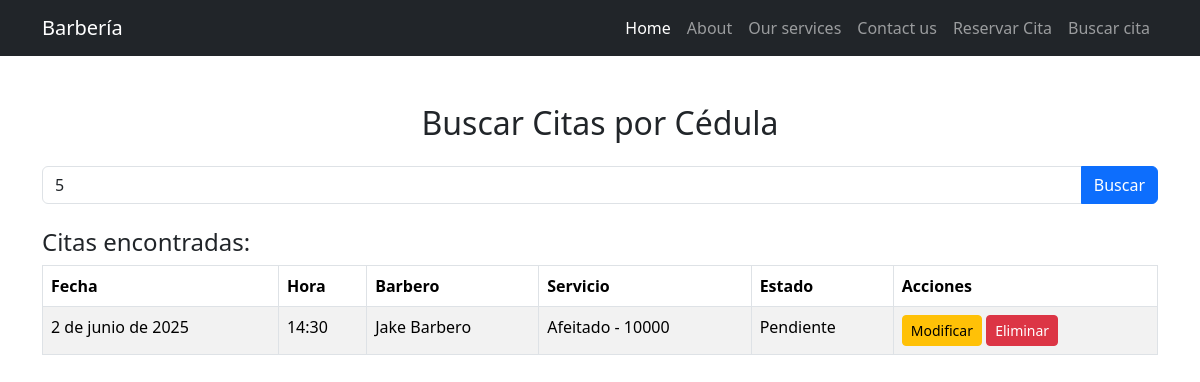
The app's page /buscar-citas/?cedula=5 with its own data.
### barbershop/models.py (models this page shows, shortened)
class Cita(models.Model):
    id = models.AutoField(primary_key=True)
    usuario = models.ForeignKey(Usuario, on_delete=models.CASCADE, related_name='citas_usuario')
    barbero = models.ForeignKey(Usuario, on_delete=models.CASCADE, related_name='citas_barbero', limit_choices_to={'rol': 'B'})
    servicio = models.ForeignKey(Servicios, on_delete=models.SET_NULL, null=True)
    fecha = models.DateField()
    hora = models.TimeField()
    ESTADOS = (
        ('P', 'Pendiente'),
        ('C', 'Cancelada'),
        ('R', 'Realizada')
    )
    estado = models.CharField(max_length=1, choices=ESTADOS, default='P')

class Usuario(models.Model):
    cedula = models.IntegerField(primary_key=True)
    password = models.CharField(max_length=254)
    nombre = models.CharField(max_length=100)
    apellido = models.CharField(max_length=100)
    ROLES = (
        ('A', 'Administrador'),
        ('B', 'Barbero'),
        ('U', 'Usuario')
    )
    rol = models.CharField(max_length=1, choices=ROLES, default='U')
    def __str__(self):
        return f"{self.nombre} {self.apellido}"

class Servicios(models.Model):
    id = models.AutoField(primary_key=True,)
    nombre_servicio = models.CharField(max_length=50)
    precio = models.IntegerField()
    def __str__(self):
        return f"{self.nombre_servicio} - {self.precio}"

### barbershop/views.py (the view)
# urls.py: path('buscar-citas/', views.buscar_citas, name='buscar_citas'),
def buscar_citas(request):
    citas = None
    cedula = request.GET.get('cedula')
    if cedula:
        try:
            usuario = Usuario.objects.get(cedula=cedula)
            citas = Cita.objects.filter(usuario=usuario)
        except Usuario.DoesNotExist:
            messages.error(request, 'Usuario no encontrado')
        except Exception as e:
            messages.error(request, f'Error: {str(e)}')
    return render(request, 'buscar_cita.html', {'citas': citas, 'cedula': cedula})

### barbershop/templates/buscar_cita.html (shortened to what this page needs)
{% load static %}
<!DOCTYPE html>
<html lang="es">
<head>
    <link href="{% static 'bootstrap/css/bootstrap.min.css' %}" rel="stylesheet">
</head>
<body>
    {% include 'navbar.html' %}
    <div class="container mt-5">
        <h2 class="text-center">Buscar Citas por Cédula</h2>
        <form method="get" class="my-4">
            <div class="input-group">
                <input type="text" name="cedula" class="form-control" placeholder="Ingrese cédula" value="{{ cedula|default:'' }}" required>
                <button type="submit" class="btn btn-primary">Buscar</button>
            </div>
        </form>
        {% if citas %}
            <h4>Citas encontradas:</h4>
            <table class="table table-bordered table-striped">
                <thead>
                    <tr>
                        <th>Fecha</th>
                        <th>Hora</th>
                        <th>Barbero</th>
                        <th>Servicio</th>
                        <th>Estado</th>
                        <th>Acciones</th>
                    </tr>
                </thead>
                <tbody>
                    {% for cita in citas %}
                        <tr>
                            <td>{{ cita.fecha }}</td>
                            <td>{{ cita.hora }}</td>
                            <td>{{ cita.barbero }}</td>
                            <td>{{ cita.servicio }}</td>
                            <td>{{ cita.get_estado_display }}</td>
                            <td>
                                <a href="{% url 'formulario_editar_cita' cita.usuario.cedula %}?cita_id={{ cita.id }}" class="btn btn-sm btn-warning">Modificar</a>
                                <a href="{% url 'eliminar_cita' cita.id %}" class="btn btn-sm btn-danger" onclick="return confirm('¿Está seguro de eliminar esta cita?');">Eliminar</a>
                            </td>
                        </tr>
                    {% endfor %}
                </tbody>
            </table>
        {% elif cedula %}
            <p>No se encontraron citas para esta cédula.</p>
        {% endif %}
    </div>
</body>
</html>

### records on screen
Cita: fecha "2 de junio de 2025", hora "14:30", barbero "Jake Barbero", servicio "Afeitado - 10000", estado "Pendiente"
